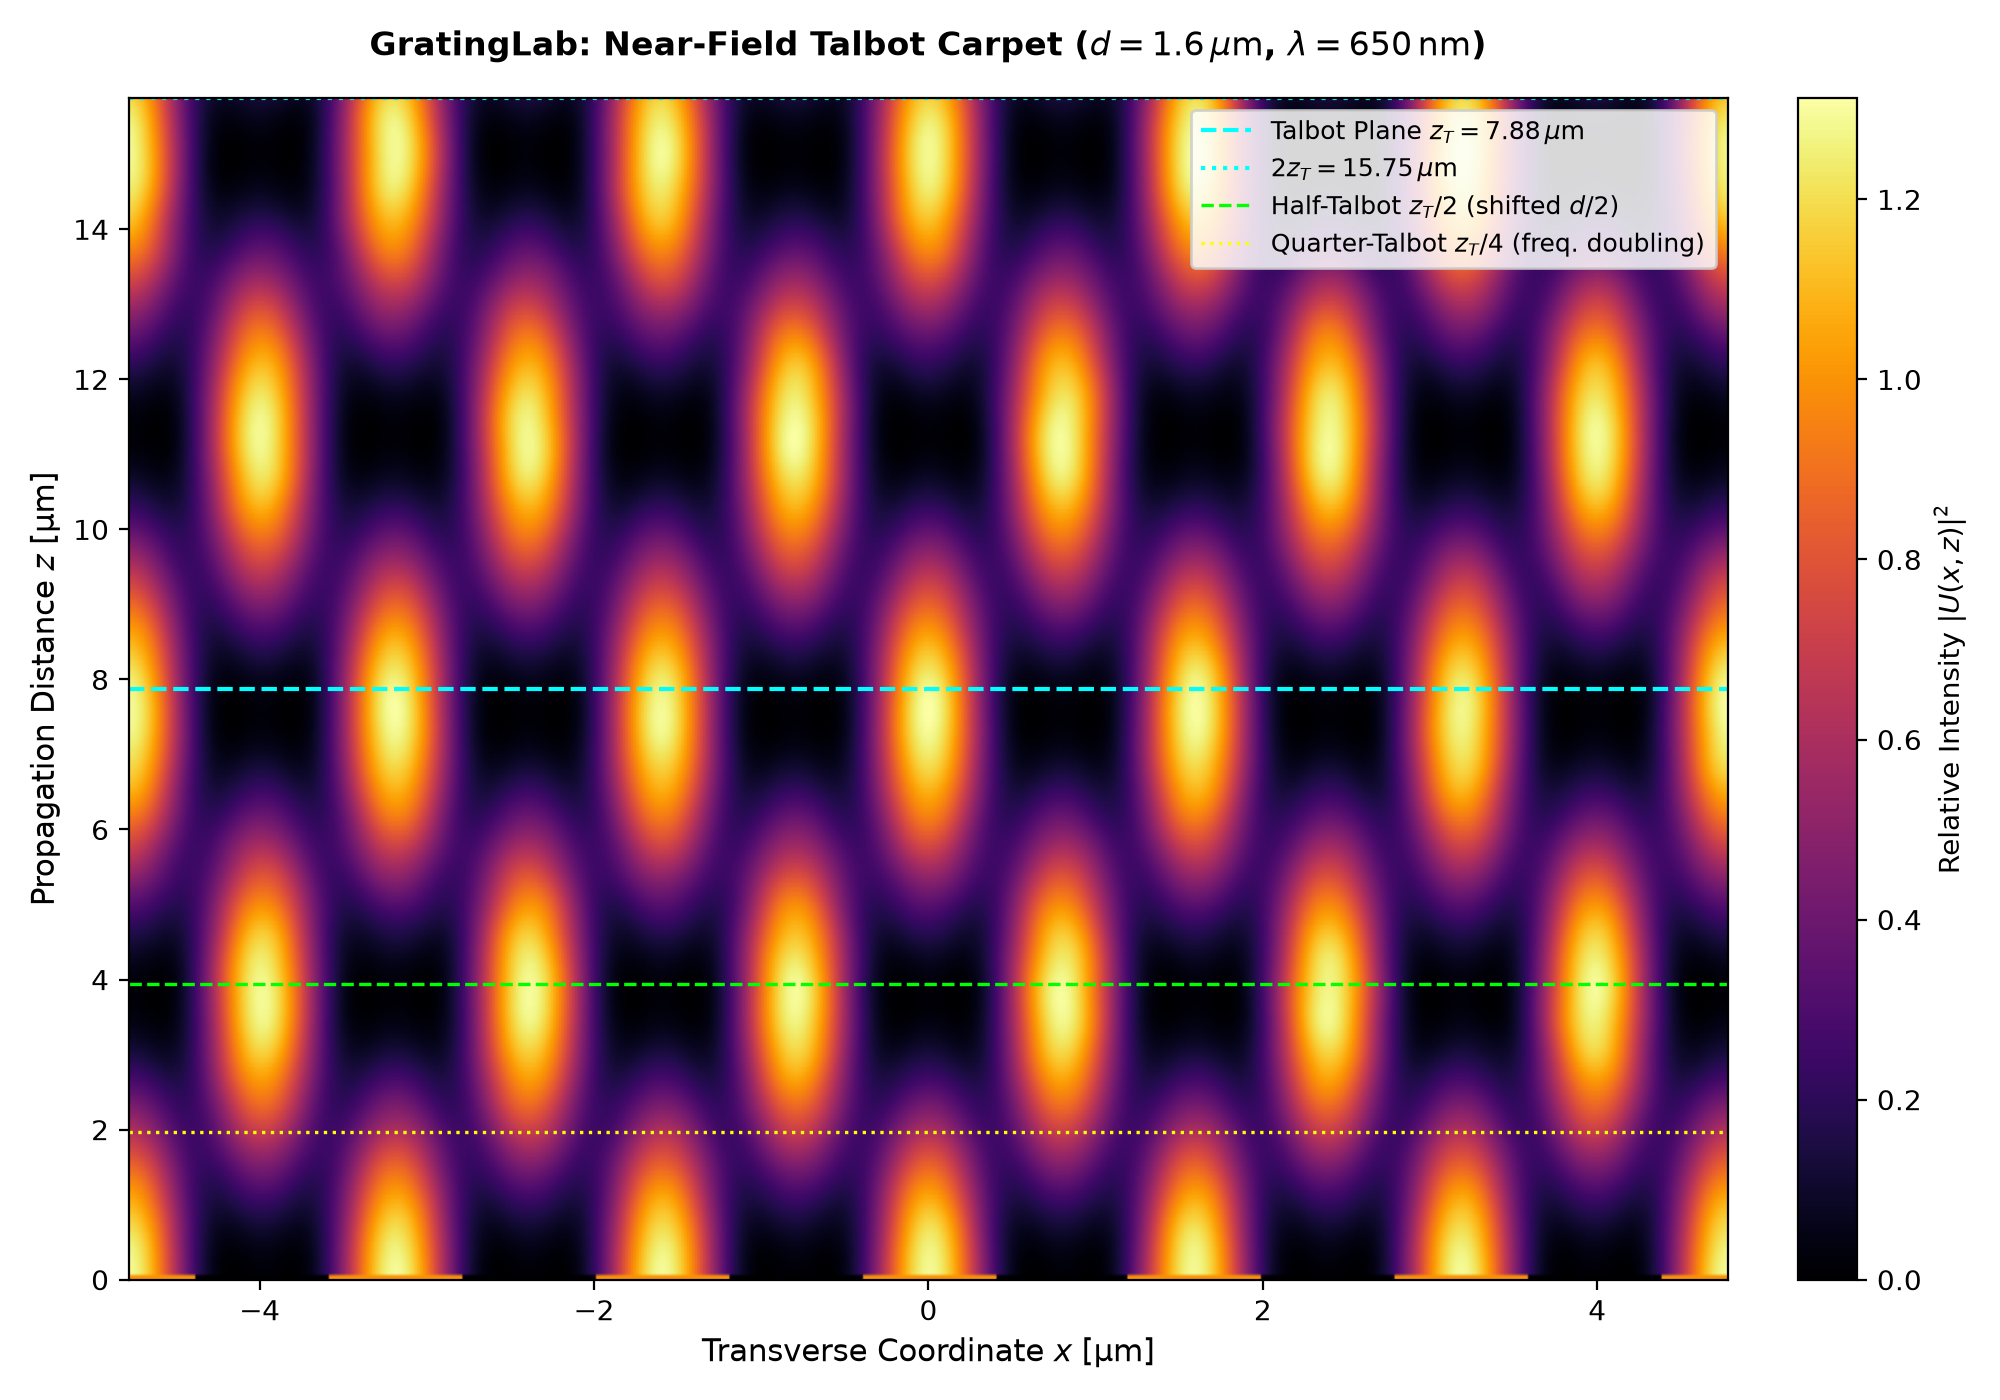

Write the Python code that produced this figure.
"""
examples/talbot_demo.py
=======================
Talbot Carpet Simulation (Near-Field Wave Propagation).
"""

from __future__ import annotations
import os
import sys

_project_root = os.path.dirname(os.path.dirname(os.path.abspath(__file__)))
if _project_root not in sys.path:
    sys.path.insert(0, _project_root)

import matplotlib.pyplot as plt
import numpy as np
from gratinglab import analytical
from gratinglab import constants
from gratinglab import gratings
from gratinglab import propagation


def main() -> None:
    wavelength = constants.WAVELENGTH_RED_650
    pitch_d = constants.PITCH_CD
    slit_width_a = 0.8e-6

    z_t = analytical.talbot_distance(d=pitch_d, wavelength=wavelength)

    total_width = 30.0 * pitch_d
    num_samples = 3000
    grid = gratings.Grid1D(width=total_width, num_samples=num_samples)

    t_grating = gratings.binary_amplitude(grid.x, d=pitch_d, a=slit_width_a)

    x, z_array, carpet = propagation.talbot_carpet(
        field=t_grating,
        dx=grid.dx,
        wavelength=wavelength,
        d=pitch_d,
        n_z_steps=250,
        z_max=2.0 * z_t,
    )

    x_crop_mask = np.abs(x) <= (3.0 * pitch_d)
    x_crop_um = x[x_crop_mask] * 1e6
    carpet_crop = carpet[:, x_crop_mask]
    z_um = z_array * 1e6
    z_t_um = z_t * 1e6

    fig, ax = plt.subplots(figsize=(10, 7))

    im = ax.imshow(
        carpet_crop,
        extent=[x_crop_um[0], x_crop_um[-1], z_um[0], z_um[-1]],
        origin="lower",
        aspect="auto",
        cmap="inferno",
    )

    ax.axhline(z_t_um, color="cyan", linestyle="--", linewidth=1.5, label=f"Talbot Plane $z_T = {z_t_um:.2f}\\,\\mu\\mathrm{{m}}$")
    ax.axhline(2.0 * z_t_um, color="cyan", linestyle=":", linewidth=1.5, label=f"$2 z_T = {2.0*z_t_um:.2f}\\,\\mu\\mathrm{{m}}$")
    ax.axhline(0.5 * z_t_um, color="lime", linestyle="--", linewidth=1.2, label=f"Half-Talbot $z_T/2$ (shifted $d/2$)")
    ax.axhline(0.25 * z_t_um, color="yellow", linestyle=":", linewidth=1.2, label=f"Quarter-Talbot $z_T/4$ (freq. doubling)")

    ax.set_title(
        f"GratingLab: Near-Field Talbot Carpet ($d = 1.6\\,\\mu\\mathrm{{m}}$, $\\lambda = 650\\,\\mathrm{{nm}}$)",
        fontsize=12,
        fontweight="bold",
        pad=15,
    )
    ax.set_xlabel("Transverse Coordinate $x$ [µm]", fontsize=11)
    ax.set_ylabel("Propagation Distance $z$ [µm]", fontsize=11)
    ax.legend(loc="upper right", framealpha=0.85, fontsize=9)

    cbar = fig.colorbar(im, ax=ax, fraction=0.046, pad=0.04)
    cbar.set_label("Relative Intensity $|U(x, z)|^2$", fontsize=10)

    plt.tight_layout()
    output_dir = os.path.dirname(os.path.abspath(__file__))
    output_path = os.path.join(output_dir, "talbot_demo.png")
    fig.savefig(output_path, dpi=200)
    plt.close(fig)
    print(f"[OK] Talbot demo figure saved to: {output_path}")


if __name__ == "__main__":
    main()
